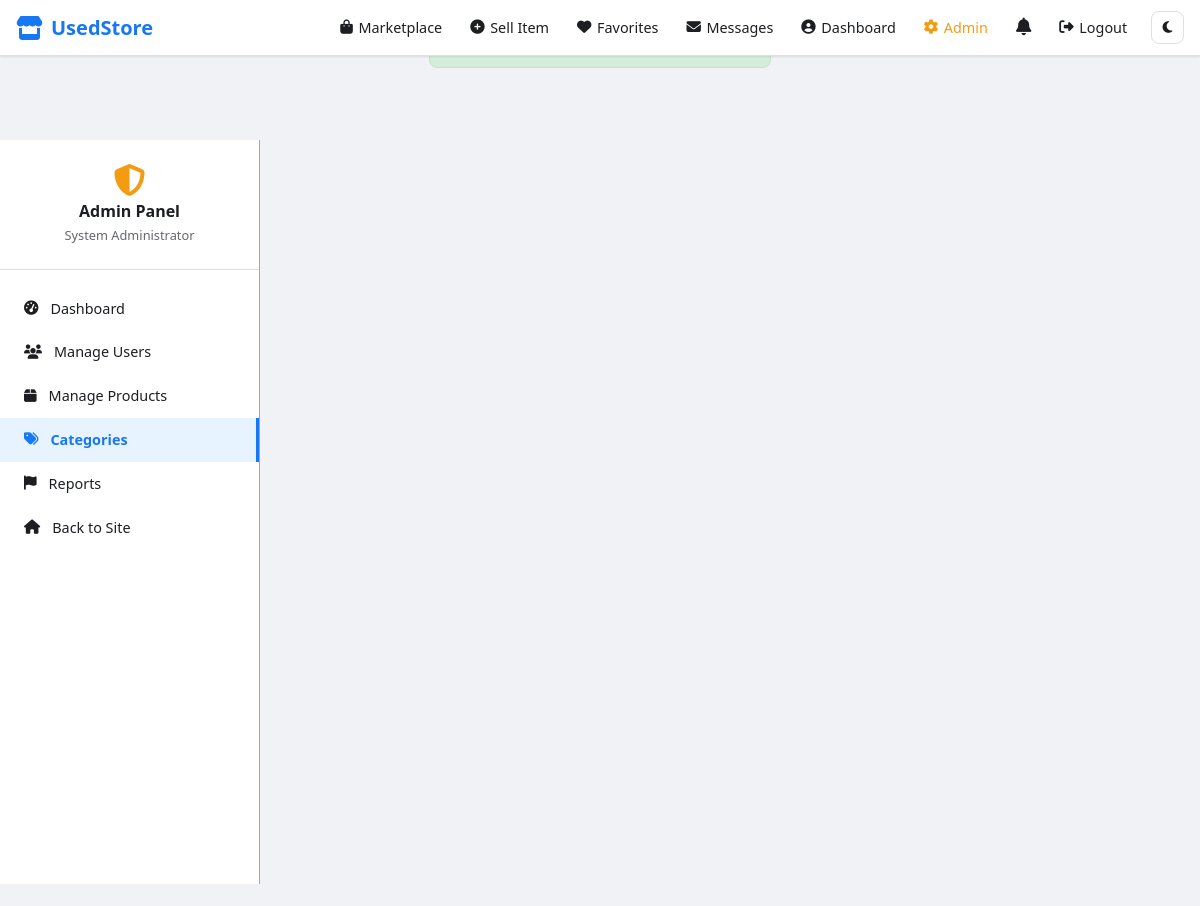
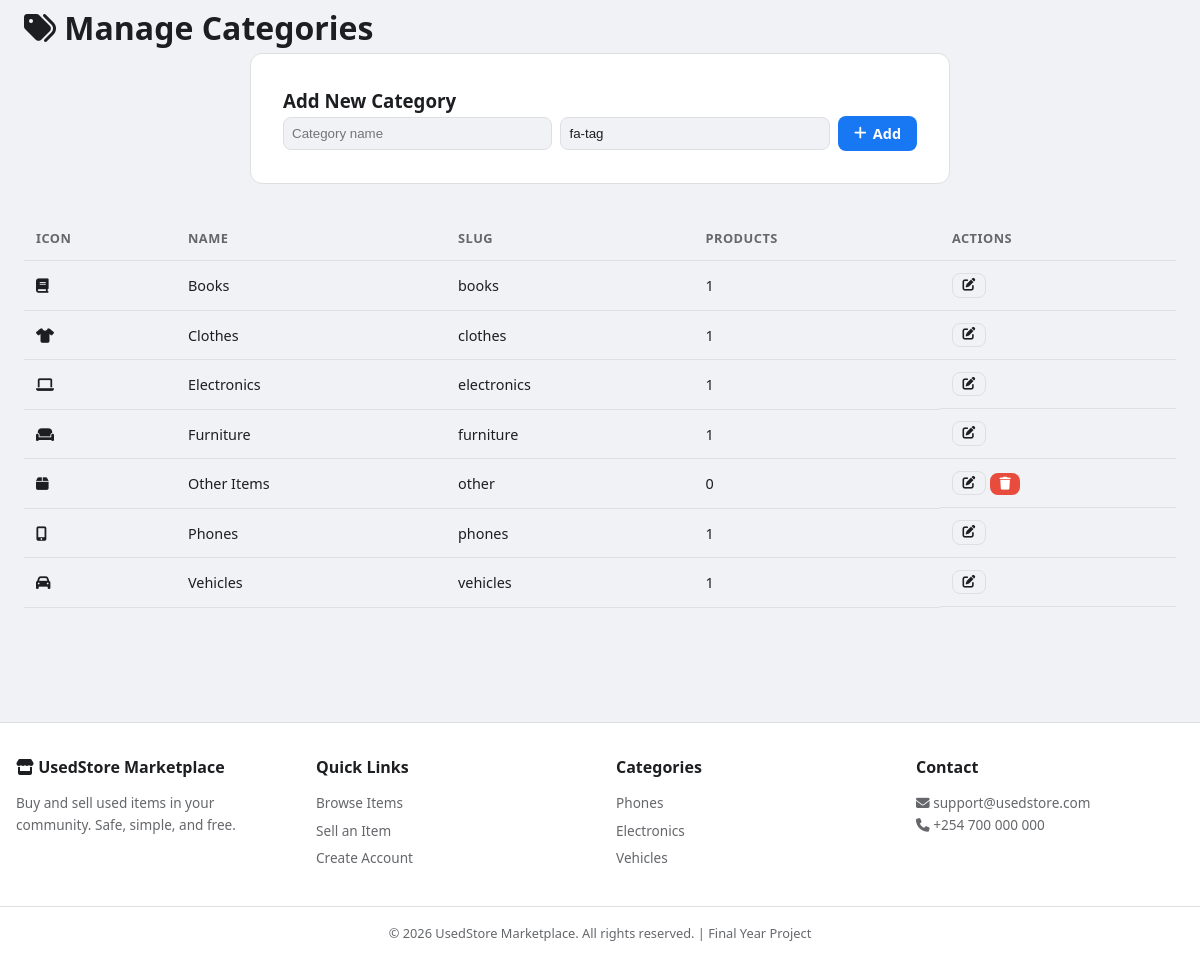
Screenshot of /admin/categories.php (signed in) with the database file from the repository (2 pictures, top to bottom).
### tables this page shows
CREATE TABLE categories (
    id          INT AUTO_INCREMENT PRIMARY KEY,
    name        VARCHAR(50) NOT NULL UNIQUE,
    slug        VARCHAR(50) NOT NULL UNIQUE,
    icon        VARCHAR(50) DEFAULT 'fa-tag',
    created_at  TIMESTAMP DEFAULT CURRENT_TIMESTAMP
);

### includes/functions.php (called while the page is built, shortened)
<?php
function sanitize(string $input): string
{
    return htmlspecialchars(trim($input), ENT_QUOTES, 'UTF-8');
}

### admin/categories.php (the view, shortened to what this page needs)
<?php
require_once __DIR__ . '/../includes/functions.php';
$categories = $pdo->query(
    'SELECT c.*, (SELECT COUNT(*) FROM products WHERE category_id = c.id) AS product_count
     FROM categories c ORDER BY c.name'
)->fetchAll();
require_once __DIR__ . '/../includes/header.php';
require_once __DIR__ . '/sidebar.php';
?>
<div class="dashboard-content">
    <h1><i class="fas fa-tags"></i> Manage Categories</h1>
    <div class="form-card" style="margin-bottom: 2rem;">
        <h3>Add New Category</h3>
        <form method="POST" class="inline-form">
            <input type="text" name="name" placeholder="Category name" required>
            <input type="text" name="icon" placeholder="FontAwesome icon (e.g. fa-tag)" value="fa-tag">
            <button type="submit" class="btn btn-primary"><i class="fas fa-plus"></i> Add</button>
        </form>
    </div>
    <div class="table-responsive">
        <table class="data-table">
            <thead>
                <tr>
                    <th>Icon</th>
                    <th>Name</th>
                    <th>Slug</th>
                    <th>Products</th>
                    <th>Actions</th>
                </tr>
            </thead>
            <tbody>
                <?php foreach ($categories as $cat): ?>
                    <tr>
                        <td><i class="fas <?= $cat['icon'] ?>"></i></td>
                        <td><?= sanitize($cat['name']) ?></td>
                        <td><?= sanitize($cat['slug']) ?></td>
                        <td><?= $cat['product_count'] ?></td>
                        <td class="actions">
                            <button class="btn btn-sm btn-outline" onclick="editCategory(<?= $cat['id'] ?>, '<?= sanitize($cat['name']) ?>', '<?= $cat['icon'] ?>')">
                                <i class="fas fa-edit"></i>
                            </button>
                            <?php if ($cat['product_count'] == 0): ?>
                                <form method="POST" style="display:inline">
                                    <button type="submit" class="btn btn-sm btn-danger" onclick="return confirm('Delete this category?')">
                                        <i class="fas fa-trash"></i>
                                    </button>
                                </form>
                            <?php endif; ?>
                        </td>
                    </tr>
                <?php endforeach; ?>
            </tbody>
        </table>
    </div>
</div>
</div>
<?php require_once __DIR__ . '/../includes/footer.php'; ?>

### assets/css/style.css (style rules this page uses)
:root { --primary: #1877f2; --primary-dark: #166fe5; --primary-light: #e7f3ff; --secondary: #42b72a; --danger: #e74c3c; --warning: #f39c12; --success: #27ae60; --bg: #f0f2f5; --bg-card: #ffffff; --text: #1c1e21; --text-muted: #65676b; --border: #dddfe2; --shadow: 0 1px 2px rgba(0,0,0,.1); --shadow-lg: 0 4px 12px rgba(0,0,0,.15); --radius: 8px; --radius-lg: 12px; --nav-height: 56px; --transition: 0.2s ease; --font: 'Segoe UI', system-ui, -apple-system, sans-serif; }
*, *::before, *::after { box-sizing: border-box; margin: 0; padding: 0; }
html { scroll-behavior: smooth; }
body { font-family: var(--font); background: var(--bg); color: var(--text); line-height: 1.6; min-height: 100vh; display: flex; flex-direction: column; }
.btn { display: inline-flex; align-items: center; gap: 0.4rem; padding: 0.5rem 1rem; border: none; border-radius: var(--radius); font-size: 0.9rem; font-weight: 600; cursor: pointer; transition: all var(--transition); text-decoration: none; font-family: inherit; }
.btn-primary { background: var(--primary); color: #fff; }
.btn-outline { background: transparent; border: 1px solid var(--border); color: var(--text); }
.btn-danger { background: var(--danger); color: #fff; }
.btn-sm { padding: 0.3rem 0.6rem; font-size: 0.8rem; }
.form-card { background: var(--bg-card); border-radius: var(--radius-lg); border: 1px solid var(--border); padding: 2rem; max-width: 700px; margin: 0 auto; }
.inline-form { display: flex; gap: 0.5rem; flex-wrap: wrap; align-items: center; }
.inline-form input { flex: 1; min-width: 150px; padding: 0.5rem; border: 1px solid var(--border); border-radius: var(--radius); background: var(--bg); color: var(--text); }
.dashboard-content { flex: 1; padding: 1.5rem; min-width: 0; }
.table-responsive { overflow-x: auto; }
.data-table { width: 100%; border-collapse: collapse; font-size: 0.9rem; }
.data-table th, .data-table td { padding: 0.75rem; text-align: left; border-bottom: 1px solid var(--border); }
.data-table th { background: var(--bg); font-weight: 600; font-size: 0.8rem; text-transform: uppercase; letter-spacing: 0.5px; color: var(--text-muted); }
.actions { display: flex; gap: 0.25rem; white-space: nowrap; }

### rows the page displays
categories: name "Books", slug "books", product_count "1"
categories: name "Clothes", slug "clothes", product_count "1"
categories: name "Electronics", slug "electronics", product_count "1"
categories: name "Furniture", slug "furniture", product_count "1"
categories: name "Other Items", slug "other", product_count "0"
categories: name "Phones", slug "phones", product_count "1"
categories: name "Vehicles", slug "vehicles", product_count "1"

### other values shown
$_SESSION['user_name'] "System Administrator"
